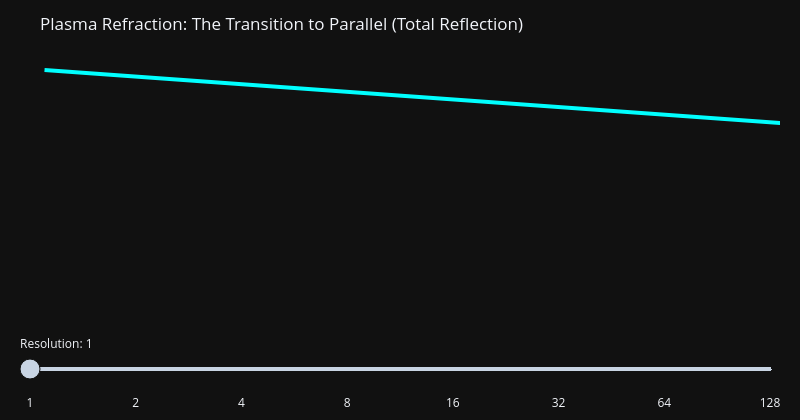

Notebook code for this chart:
### Code cell
import numpy as np
import plotly.graph_objects as go



def calculate_turning_path(num_layers, total_h=10, n_start=1.0, n_end=0.1):
    """Calculates a ray that bends from an initial angle to a horizontal path."""
    theta_init_rad = np.radians(25) # Starts at 25 degrees from the normal
    n_values = np.linspace(n_start, n_end, num_layers + 1)
    dy = total_h / num_layers
    
    # Start at the top edge (Y=5)
    x = [0]
    y = [total_h / 2]
    
    curr_x, curr_y = 0, total_h / 2
    curr_theta = theta_init_rad
    is_parallel = False

    for i in range(num_layers):
        if not is_parallel:
            # Snell's Law: n1 * sin(t1) = n2 * sin(t2)
            # Rearranged: sin(t2) = (n_in / n_out) * sin(t1)
            sin_out = (n_values[i] * np.sin(curr_theta)) / n_values[i+1]
            
            if sin_out >= 1.0:
                # Critical angle reached! Ray turns parallel.
                is_parallel = True
                # Move to the boundary where it turned
                curr_x += dy * np.tan(np.radians(85)) # Near-parallel step
                curr_y -= dy
            else:
                curr_theta = np.arcsin(sin_out)
                curr_x += dy * np.tan(curr_theta)
                curr_y -= dy
            
            x.append(curr_x)
            y.append(curr_y)
        else:
            # Ray is now parallel; keep the same Y and move to the right edge
            pass 

    # Final horizontal extension to the edge of the graph
    x.append(30)
    y.append(y[-1])
        
    return x, y

# --- 1. Prepare Plotly Steps ---
resolutions = [1, 2, 4, 8, 16, 32, 64, 128]
fig = go.Figure()

for i, res in enumerate(resolutions):
    xr, yr = calculate_turning_path(res)
    fig.add_trace(go.Scatter(
        x=xr, y=yr, mode='lines',
        line=dict(color='cyan', width=4, shape='spline' if res > 20 else 'linear'),
        visible=(i == 0)
    ))

# --- 2. Generate Gradient Blocks ---
all_shape_sets = []
for res in resolutions:
    dy = 10 / res
    shapes = []
    for j in range(res):
        shapes.append(dict(
            type="rect", x0=-2, x1=30, y0=5-(j+1)*dy, y1=5-j*dy,
            fillcolor="purple", opacity=min(0.05 + (j/res)*0.4, 0.5),
            line=dict(color="rgba(255,255,255,0.1)", width=0.5 if res < 32 else 0),
            layer="below"
        ))
    all_shape_sets.append(shapes)

# --- 3. Slider Setup ---
steps = []
for i in range(len(resolutions)):
    steps.append(dict(
        method="update", label=str(resolutions[i]),
        args=[{"visible": [j == i for j in range(len(resolutions))]},
              {"shapes": all_shape_sets[i]}]
    ))

# --- 4. Layout ---
fig.update_layout(
    title="Plasma Refraction: The Transition to Parallel (Total Reflection)",
    template="plotly_dark",
    xaxis=dict(visible=False, range=[-1, 30]),
    yaxis=dict(visible=False, range=[-5.5, 5.5]),
    sliders=[dict(active=0, steps=steps, currentvalue={"prefix": "Resolution: "}, pad={"t": 50})],
    width=800,
    height=420,
    margin=dict(l=20, r=20, t=60, b=20)
)

fig.show()
